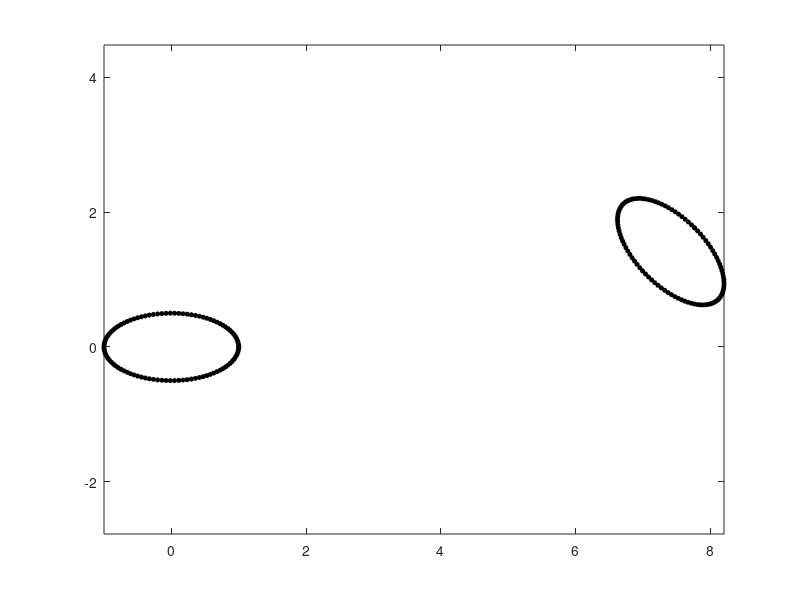

Write MATLAB code to recreate this figure. (Note: this script raises an error after producing the figure.)
%% script to compare the sliced wasserstein formulation for point clouds with exact wasserstein projection
% julien.rabin@unicaen.fr - 2013

addpath('toolbox/');

% clear all,
%close all,
% clc

RANDOM_INIT = 1
RANDOM_DIR = 0
INCREASE_DIR = 1

% parameters
n = 100;
Nmax_comp = 2e3; % maximum number of points for comparison with Mosek


%% 0) Generate input point-clouds

x = linspace(0,1,n)*2*pi;
Y = [];
if 1 % generate curves

    % Y{end+1} = [cos(x)+.1*cos(15*x); sin(x)+.1*sin(15*x) ];  % flower
     Y{end+1} = [cos(x); .5*sin(x); ]; % ellipse
     Y{end+1} = [.5*cos(x)+2; sin(x); ]; % ellipse
    % Y{end+1} = [ 1.2*sin(2*x); .5*cos(x); ]; % 8
    % Y{end+1} = [.5*cos(x); 1.2*sin(2*x); ]; % infinity
    % Y{end+1} = [cos(2*x).^3+4; sin(3*x).^3; ]; % arrow
    
    
    a = 45/180*pi; ca = cos(a); sa = sin(a);
    Y{end} = [ca,-sa;sa,ca] * Y{end};

elseif 1

    N = n*3*4*5; % required to get polygone figures
    
    X = {};

    a = 108/180*pi; % inner pentagone angle
    b = pi-a; cb = cos(b); sb = sin(b);
    c = b - (pi/2 - b); cc = cos(c); sc = sin(c);
    L = 5;

    % circle
    t = (1:N)/N*2*pi;
    X{1} = [cos(t); sin(t)]; % in [-1,1]^2
    
    % square
    n = N/4;
    t = (0:n-1)/n;
    z = zeros(1,n);
    o = z+1;
    X{2} = [ [t;z] , [o;t] , [1-t;o] , [z;1-t] ]*2-1; % in [-1,1]^2

    % equilateral triangle
    n = N/3;
    t = (0:n-1)/n;
    z = zeros(1,n);

    X{3} = [ [t;z] , [(2-t)/2 ; t*sqrt(3)/2] , [(1-t)/2 ; (1-t)*sqrt(3)/2] ];
    X{3} = X{3}*2+repmat([-1;-sqrt(3)/2],[1,N]); % in [-1,1]^2
    
    % pentagone
    n = N/5;
    t = (0:n-1)/n;
    z = zeros(1,n);

    X{4} = [ [(t-1)*cb;(1-t)*sb] , [t;z] , [1+t*cb ; t*sb] , [1+cb - t*sc ; sb + cc*t] , [1+cb-sc - t*sc ; sb + cc *(1-t)] ];
    X{4} = X{4} + repmat([-1/2;-sb],[1,N]); % in [-1,1]^2
    
    % star
    o = z+1;
    X{5} = [ [t*(1+cb);t*sb] , [1+cb-t*(1+2*cb);o*sb] , [t*(1+cb)-cb;(1-t)*sb] , [1 + t*(cb-sc) ; (sb + cc)*t] , [(1+cb-sc) * (1 - t); (sb + cc) *(1-t)] ];
    X{5} = X{5} + repmat([-1/2;-sb],[1,N]); % in [-1,1]^2
    %X{5}(1,:) = X{5}(1,:) + (1+cb-sc);
    %X{5}(2,:) = X{5}(2,:) + (sb+cc);

    % select two figures
    a = 45/180*pi; ca = cos(a); sa = sin(a);
    Y = {[ca,-sa;sa,ca] * X{3}; X{4}};
    n = N; % Number of points
    
else % mixture of two gaussians
    n1 = round(n/3);
    n2 = n-n1;

    theta = [1/3,0; 2/3,1/4; 1/2,1]*pi % (0:K-1)/K*pi + pi/3; % angle
    sx = [1,1; 1,.5; ]/4; % first  standard deviation
    sy = [1,1; .5,1; ]/4; % second standard deviation
    mux = [-2,0; 1,-1];
    muy = [-2,0; 0,0];
    
    for j = 1:2
        x1 = randn(1,n1) * sx(j,1); x2 = randn(1,n2) * sx(j,2);
        y1 = randn(1,n1) * sy(j,1); y2 = randn(1,n2) * sy(j,2);
        t1 = theta(j,1); t2 = theta(j,2);
        c1 = cos(t1); s1 = sin(t1); c2 = cos(t2); s2 = sin(t2);
        Y{j} = [ c1*x1-s1*y1 + mux(j,1), c2*x2-s2*y2 + mux(j,2); ...
                 s1*x1+c1*y1 + muy(j,1), s2*x2+c2*y2 + muy(j,2); ...
               ];
    end
end

% translation
Y{2}(1,:) = Y{2}(1,:) + 6;
clear X
  

if 0 % TEST use random permutation
    for i=1:numel(Y)
        Y{i} = Y{i}(:,randperm(n));
    end
end

MarkerSize = 3;
nb = figure; 
plot(Y{1}(1,:), Y{1}(2,:), 'ok','MarkerFaceColor', 'k', 'MarkerSize',MarkerSize),
hold on
plot(Y{2}(1,:), Y{2}(2,:), 'ok','MarkerFaceColor', 'k', 'MarkerSize',MarkerSize)
axis equal  
  
%% 1) Compute SW2 projection from 2 point-clouds
  
% parameters setting
d0 = 10;
X0 = Y{1}; % randn(2,n)*.1+repmat([5;0], [1,n]);
w = [1 1]; w = w/sum(w); % weights for projection
options.step = 1; % descent step (maximum)
options.hessian = 1; % use hessian normalization
options.method = 'grad'; % 'grad' or 'stochastic'

options.niter = 1e3;
options.eps = 1e-6;
options.display = 0;

SW2_bary = [];
SW2_bary_cost = [];
ntests = 3;
MarkerSize = 3;
for i=1:ntests
    
    if INCREASE_DIR && i>1
        d = d*10; 
    else
        d = d0; % 1e1; % number of directions
    end
    options.ndir = d;
    if RANDOM_DIR
        t = rand(1,d)*pi; 
        %t = t + rand*pi; % uniform sampling or orientations
    else
        t = (0:d-1)/d*pi; % uniform sampling or orientations
    end
    options.base = [cos(t); sin(t)]; % directions set
    
    if RANDOM_INIT
        X0 = randn(2,n)*1+3;
    end
    
    
    tic, [SW2_bary{i},E] = Sliced_Wasserstein_Barycenter_PointCloud(X0,Y,w,options); toc
    switch mod(i,6)
        case 1, symbol_flag = 'o'; color_flag = 'r';
        case 2, symbol_flag = 'o'; color_flag = 'b';
        case 3, symbol_flag = 'o'; color_flag = 'g';
        case 4, symbol_flag = 'o'; color_flag = 'm';
        case 5, symbol_flag = 'o'; color_flag = 'y';
        otherwise, symbol_flag = 'o'; color_flag = 'c';
    end
    
    figure(nb),
    plot(SW2_bary{i}(1,:) , SW2_bary{i}(2,:) , symbol_flag, ... %'Color', color_flag, ...
        'MarkerEdgeColor', color_flag, ...
        'MarkerFaceColor', color_flag, 'MarkerSize',MarkerSize);
    
    drawnow
    
    SW2_bary_cost(i) = 2*n*E(end)/d;
end

      
%% 2) comparison with exact OT (bipartite graph matching with Hungarian Algorithm or Mosek library)

if (n>Nmax_comp)
    disp('STOP : computation may be very long with such number of points !')
    
    return
else
    % build cost matrix : Cij = || Y1(i) - Y2(j) ||^2
    Y12 = repmat(sum(Y{1}.^2,1) , [n 1]); % L2^2 norm of Y1
    Y22 = repmat(sum(Y{2}.^2,1)', [1 n]); 
    costMat = Y12 + Y22 - 2*Y{2}'*Y{1}; % L2^2 distance : figure, imagesc(costMat)
    
    if (n<=1e2) % Hungarian Algorithm
        disp('Hungarian algorithm!')
        tic, 
        [perm,W2] = munkres(costMat');
        toc

    elseif (n<=Nmax_comp) % Mosek
        disp('warning : computation may be very too long with Hugarian algorithm!')
        disp('we use Mosek library instead (faster)')

        % to get a free trial licence, go to : http://license.mosek.com/license2/academic/
        
        [W2,F,perm] = OT_mosek(costMat');
    end
end

W2_proj = Y{2}(:,perm);
W2_bary = 1/2*Y{1} + 1/2* W2_proj;
W2_bary_cost = 1/2*sum( sum(( W2_bary(:,:) - Y{1}(:,:) ).^2) + sum( ( Y{2}(:,perm)-W2_bary(:,:) ).^2 ) ) % display exact L2-OT cost

symbol_flag = 'o'; color_flag = 'k';
MarkerSize = 4;
figure(nb),
% plot(W2_bary(1,:), W2_bary(2,:), 'om')
plot(W2_bary(1,:), W2_bary(2,:), symbol_flag, ... 
        'MarkerEdgeColor', color_flag, ...
        'MarkerFaceColor', color_flag, 'MarkerSize',MarkerSize);
%title('Wasserstein projection and its sliced approximation')
%legend('Y1', 'Y2', 'SW2_bary', 'W2_bary')
drawnow
axis off

figure, 
plot(SW2_bary_cost)


%% build figures for submission paper
MarkerSize = 3;
symbol_flag = 'o';

figure,
for i=1:2
    switch i
        case 1, X = Y{1}; color_flag = 'k';
        case 2, X = Y{2}; color_flag = 'k';
        case 3, X = SW2_bary{1}; color_flag = [0 0.4 1];
        case 4, X = SW2_bary{2}; color_flag = [1 0.4 0];
        case 5, X = W2_bary; color_flag = 'k';
    end

    plot(X(1,:), X(2,:), symbol_flag, ... 
            'MarkerEdgeColor', color_flag, ...
            'MarkerFaceColor', color_flag, 'MarkerSize',MarkerSize);
    axis equal, axis off
    
    if i<2, pause, end 
end

figure, hold on
N = numel(SW2_bary)
c = jet(N);
for i=1:N+1
    if i<=N
        X = SW2_bary{i}; color_flag = c(i,:);
    else
        X = W2_bary; color_flag = 'k';
    end

    plot(X(1,:), X(2,:), symbol_flag, ... 
            'MarkerEdgeColor', color_flag, ...
            'MarkerFaceColor', color_flag, 'MarkerSize',MarkerSize);
    axis equal, axis off
end


